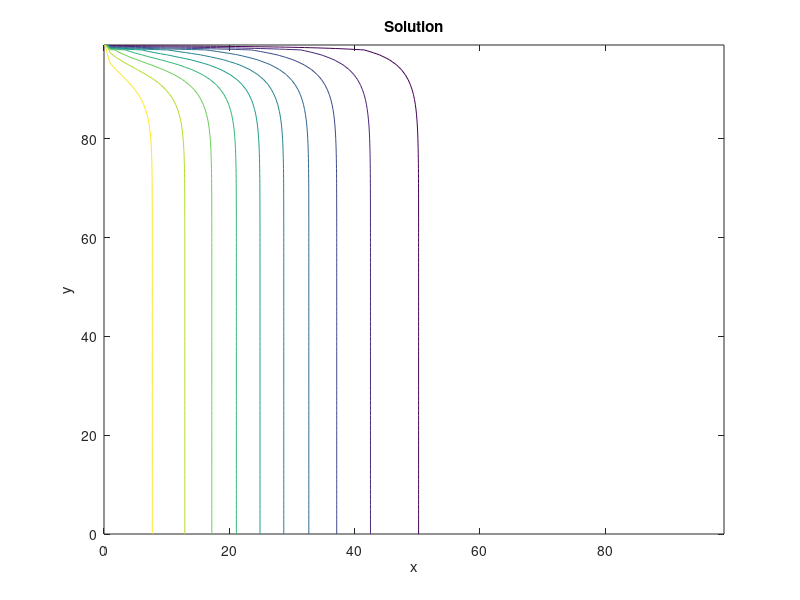

Write MATLAB code to recreate this figure.
clear;close all;clc;

% Input parameters.
nodes = [100, 100]; % x nodes, y nodes.
u = 0.1;
v = 0.2;
dh = 1; % dh = dx = dy.
dt = 1; % timestep.
timesteps = 200;
alpha = 1; % Physical constant.
twall = 1.0; % Left-hand wall temperature.

% Derived inputs.
L = dh*[nodes(1)-1, nodes(2)-1] ; % x , y dimensions of physical domain.
ck = dh/dt;
csq = ck.^2;
omega = 1 / (2*alpha/(dt*csq)+0.5);

% Initialize.
rho = zeros(nodes(2),nodes(1));
f1 = zeros(nodes(2),nodes(1));
f2 = zeros(nodes(2),nodes(1));
f3 = zeros(nodes(2),nodes(1));
f4 = zeros(nodes(2),nodes(1));

% Main loop.
for iter = 1:timesteps
    % Collision
    feq1 = 0.25*rho*(1 + 2*u/ck);
    feq2 = 0.25*rho*(1 - 2*u/ck);
    feq3 = 0.25*rho*(1 + 2*v/ck);
    feq4 = 0.25*rho*(1 - 2*v/ck);
    f1 = omega*feq1 + (1-omega)*f1;
    f2 = omega*feq2 + (1-omega)*f2;
    f3 = omega*feq3 + (1-omega)*f3;
    f4 = omega*feq4 + (1-omega)*f4;
    % Streaming
    f1(:,2:end) = f1(:,1:end-1);
    f2(:,1:end-1) = f2(:,2:end);
    f3(2:end,:) = f3(1:end-1,:);
    f4(1:end-1,:) = f4(2:end,:);
    % Boundary conditions
    f1(2:end,1) = 0.5 - f2(2:end,1); % Left boundary, T = 1.0.
    f3(2:end,1) = 0.5 - f4(2:end,1); % Left boundary, T = 1.0.
    f1(2:end,end) = 0; % Right boundary, T = 0.
    f2(2:end,end) = 0; % Right boundary, T = 0.
    f3(2:end,end) = 0; % Right boundary, T = 0.
    f4(2:end,end) = 0; % Right boundary, T = 0.
%     f1(1,2:end) = 0; % Bottom boundary, T = 0.
%     f2(1,2:end) = 0; % Bottom boundary, T = 0.
%     f3(1,2:end) = 0; % Bottom boundary, T = 0.
%     f4(1,2:end) = 0; % Bottom boundary, T = 0.
    f1(1,2:end) = f1(2,2:end); % Bottom boundary, Adiabatic.
    f2(1,2:end) = f2(2,2:end); % Bottom boundary, Adiabatic.
    f3(1,2:end) = f3(2,2:end); % Bottom boundary, Adiabatic.
    f4(1,2:end) = f4(2,2:end); % Bottom boundary, Adiabatic.
    f1(end,2:end) = 0; % Top boundary, T = 0.
    f2(end,2:end) = 0; % Top boundary, T = 0.
    f3(end,2:end) = 0; % Top boundary, T = 0.
    f4(end,2:end) = 0; % Top boundary, T = 0.
    % Compute solution
    rho = f1+f2+f3+f4;
end

% Plotting results!
x = linspace(0,L(1),nodes(1))';
y = linspace(0,L(2),nodes(2))';
[X, Y] = meshgrid(x,y);
contour(X, Y, rho);
title('Solution');
xlabel('x');
ylabel('y');





